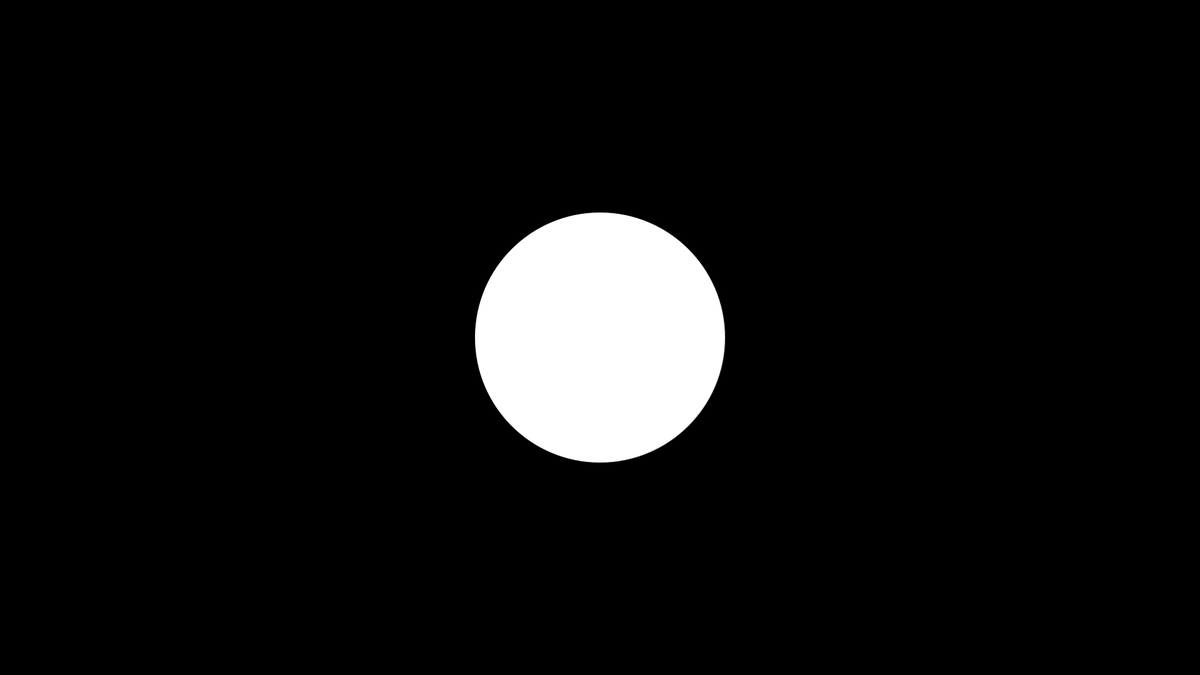
Frame 1 (no input)
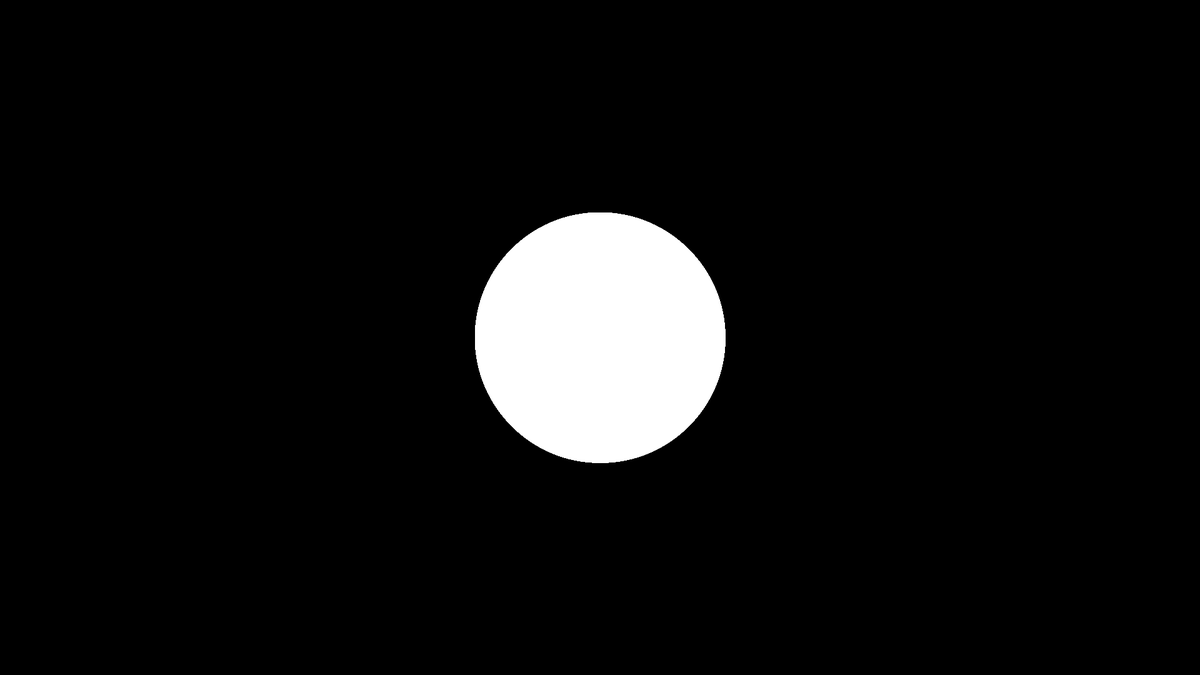
Frame 60 (the mouse pressed at the canvas centre just before this capture)
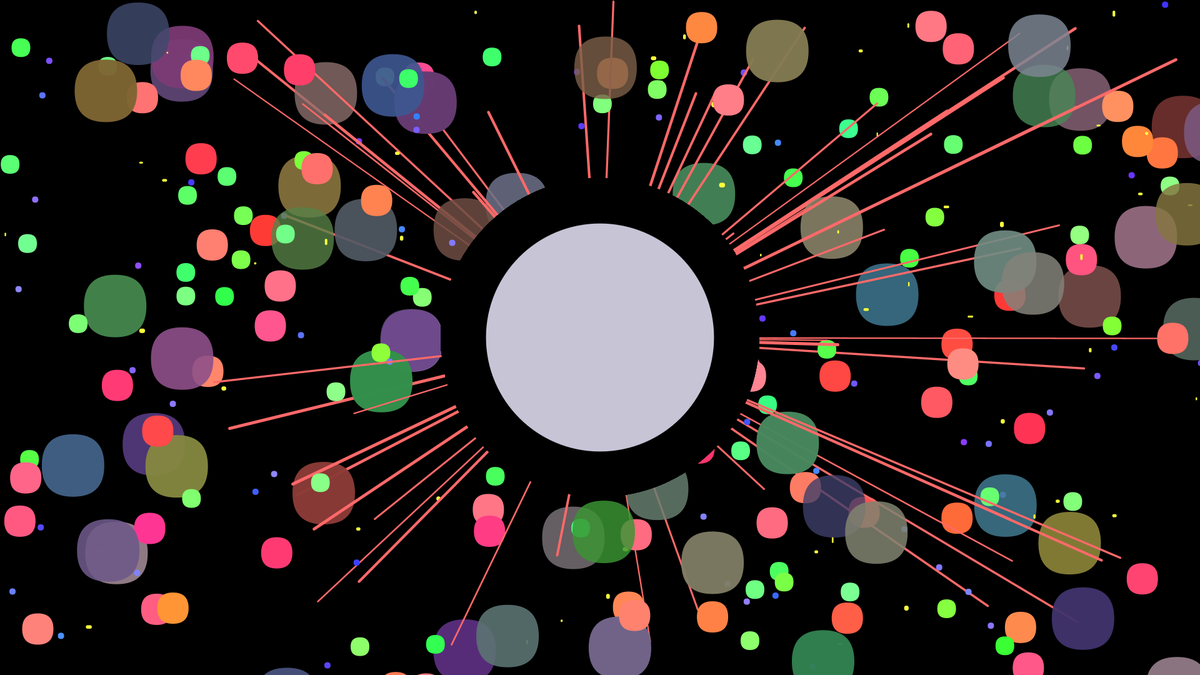
Frame 120 (the mouse held since frame 60 and released just before this capture)

The Processing sketch that drew these frames (run headless with seeded random() and noise(); from frame 60 on, the mouse is pressed at the canvas centre):

// Processing sketch: sketch_Alice
// ── sketch_Alice.pde

//c'est le bazard

boolean changeCouleur = false;

float centreX = 1920 / 2 - 400 / 2;
float centreY = 1080 / 2 - 400 / 2;


void setup() {


  frameRate(20);
  size(1920, 1080);
  background(0);

  stroke (255);
  strokeWeight(0);
}

void draw() {


  if (changeCouleur == true) {
    float couleurR = random(50, 150);
    float couleurV = random(50, 150);
    float couleurB = random(50, 150);
    float tailleEll = random(100, 500);

    fill (couleurR, couleurV, couleurB, random(200, 255));
    rect(random(0, 1920), random(0, 1080), 100, 100, random(50, 150));

    fill (255, couleurV, couleurB);
    rect(random(0, 1920), random(0, 1080), 50, 50, random(50, 150));

    fill (couleurR, 255, couleurB);
    rect(random(0, 1920), random(0, 1080), 30, 30, random(50, 150));

    fill (couleurR, couleurV, 255);
    rect(random(0, 1920), random(0, 1080), 10, 10, random(50, 150));

    fill (248, 255, 60);
    rect(random(0, 1920), random(0, 1080), random(2, 10), random(2, 10), random(50, 150));

    fill (255);
    strokeWeight(random(2, 5));
    stroke(255, 105, 105);
    line(random(tailleEll, 1920), random(0, 1080), 960, 540);

    noStroke();
    fill (0, 0, 0);
    ellipse (centreX+200, centreY+200, 510, 510);

    noStroke();
    fill (random(150, 255), random(150, 255), random(150, 255));
    ellipse (centreX+200, centreY+200, tailleEll, tailleEll);
  } else {
    float couleurR = 255;
    float couleurV = 255;
    float couleurB= 255;

    ellipse (centreX+200, centreY+200, 400, 400);
  }
}

void mousePressed() {

  changeCouleur =! changeCouleur;
}
